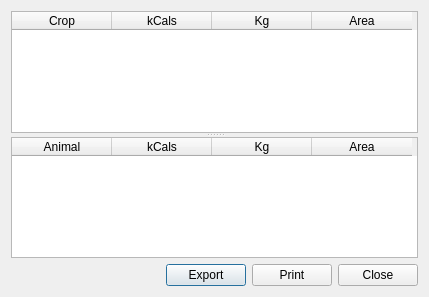
<ui version="4.0" >
 <class>ModelTargets</class>
 <widget class="QDialog" name="ModelTargets" >
  <property name="geometry" >
   <rect>
    <x>0</x>
    <y>0</y>
    <width>429</width>
    <height>297</height>
   </rect>
  </property>
  <property name="windowTitle" >
   <string>Model Targets</string>
  </property>
  <layout class="QGridLayout" >
   <item row="1" column="1" >
    <widget class="QPushButton" name="pbnExport" >
     <property name="text" >
      <string>Export</string>
     </property>
    </widget>
   </item>
   <item row="1" column="2" >
    <widget class="QPushButton" name="pbnPrint" >
     <property name="text" >
      <string>Print</string>
     </property>
    </widget>
   </item>
   <item row="1" column="3" >
    <widget class="QPushButton" name="pbnClose" >
     <property name="text" >
      <string>Close</string>
     </property>
    </widget>
   </item>
   <item row="1" column="0" >
    <spacer>
     <property name="orientation" >
      <enum>Qt::Horizontal</enum>
     </property>
     <property name="sizeHint" >
      <size>
       <width>40</width>
       <height>20</height>
      </size>
     </property>
    </spacer>
   </item>
   <item row="0" column="0" colspan="4" >
    <widget class="QSplitter" name="splitter" >
     <property name="orientation" >
      <enum>Qt::Vertical</enum>
     </property>
     <widget class="QTableWidget" name="tblCropTargets" >
      <property name="toolTip" >
       <string>&lt;html>&lt;head>&lt;meta name="qrichtext" content="1" />&lt;style type="text/css">
p, li { white-space: pre-wrap; }
&lt;/style>&lt;/head>&lt;body style=" font-family:'Sans Serif'; font-size:9pt; font-weight:400; font-style:normal; text-decoration:none;">
&lt;p style=" margin-top:0px; margin-bottom:0px; margin-left:0px; margin-right:0px; -qt-block-indent:0; text-indent:0px;">Select a crop here to see and/or edit it's properties below.&lt;/p>&lt;/body>&lt;/html></string>
      </property>
      <property name="whatsThis" >
       <string>&lt;html>&lt;head>&lt;meta name="qrichtext" content="1" />&lt;style type="text/css">
p, li { white-space: pre-wrap; }
&lt;/style>&lt;/head>&lt;body style=" font-family:'Sans Serif'; font-size:9pt; font-weight:400; font-style:normal; text-decoration:none;">
&lt;p style=" margin-top:0px; margin-bottom:0px; margin-left:0px; margin-right:0px; -qt-block-indent:0; text-indent:0px;">In order to enable Landuse Analyst to model any crop, several details must be entered to define specific varieties. Crop Manager asks for general information about the crop in this section. You might want to have more than one strain of the same variety, however, which is allowed.&lt;/p>
&lt;p style=" margin-top:12px; margin-bottom:12px; margin-left:0px; margin-right:0px; -qt-block-indent:0; text-indent:0px;">To define different strains of the same variety is quite easy. Let's say you want to have two kinds of wheat for example. The Name: field is Wheat for both, but in Notes: field, enter Hard Red for one, and Soft White for the other. Then adjust the other parameters as you wish. Even though the name is the same, the crop is saved uniquely.&lt;/p>&lt;/body>&lt;/html></string>
      </property>
      <property name="alternatingRowColors" >
       <bool>true</bool>
      </property>
      <property name="selectionMode" >
       <enum>QAbstractItemView::SingleSelection</enum>
      </property>
      <property name="selectionBehavior" >
       <enum>QAbstractItemView::SelectRows</enum>
      </property>
      <column>
       <property name="text" >
        <string>Crop</string>
       </property>
      </column>
      <column>
       <property name="text" >
        <string>kCals</string>
       </property>
      </column>
      <column>
       <property name="text" >
        <string>Kg</string>
       </property>
      </column>
      <column>
       <property name="text" >
        <string>Area</string>
       </property>
      </column>
     </widget>
     <widget class="QTableWidget" name="tblAnimalTargets" >
      <property name="toolTip" >
       <string>&lt;html>&lt;head>&lt;meta name="qrichtext" content="1" />&lt;style type="text/css">
p, li { white-space: pre-wrap; }
&lt;/style>&lt;/head>&lt;body style=" font-family:'Sans Serif'; font-size:9pt; font-weight:400; font-style:normal; text-decoration:none;">
&lt;p style=" margin-top:0px; margin-bottom:0px; margin-left:0px; margin-right:0px; -qt-block-indent:0; text-indent:0px;">Select a crop here to see and/or edit it's properties below.&lt;/p>&lt;/body>&lt;/html></string>
      </property>
      <property name="whatsThis" >
       <string>&lt;html>&lt;head>&lt;meta name="qrichtext" content="1" />&lt;style type="text/css">
p, li { white-space: pre-wrap; }
&lt;/style>&lt;/head>&lt;body style=" font-family:'Sans Serif'; font-size:9pt; font-weight:400; font-style:normal; text-decoration:none;">
&lt;p style=" margin-top:0px; margin-bottom:0px; margin-left:0px; margin-right:0px; -qt-block-indent:0; text-indent:0px;">In order to enable Landuse Analyst to model any crop, several details must be entered to define specific varieties. Crop Manager asks for general information about the crop in this section. You might want to have more than one strain of the same variety, however, which is allowed.&lt;/p>
&lt;p style=" margin-top:12px; margin-bottom:12px; margin-left:0px; margin-right:0px; -qt-block-indent:0; text-indent:0px;">To define different strains of the same variety is quite easy. Let's say you want to have two kinds of wheat for example. The Name: field is Wheat for both, but in Notes: field, enter Hard Red for one, and Soft White for the other. Then adjust the other parameters as you wish. Even though the name is the same, the crop is saved uniquely.&lt;/p>&lt;/body>&lt;/html></string>
      </property>
      <property name="alternatingRowColors" >
       <bool>true</bool>
      </property>
      <property name="selectionMode" >
       <enum>QAbstractItemView::SingleSelection</enum>
      </property>
      <property name="selectionBehavior" >
       <enum>QAbstractItemView::SelectRows</enum>
      </property>
      <column>
       <property name="text" >
        <string>Animal</string>
       </property>
      </column>
      <column>
       <property name="text" >
        <string>kCals</string>
       </property>
      </column>
      <column>
       <property name="text" >
        <string>Kg</string>
       </property>
      </column>
      <column>
       <property name="text" >
        <string>Area</string>
       </property>
      </column>
     </widget>
    </widget>
   </item>
  </layout>
 </widget>
 <resources/>
 <connections>
  <connection>
   <sender>pbnClose</sender>
   <signal>clicked()</signal>
   <receiver>ModelTargets</receiver>
   <slot>close()</slot>
   <hints>
    <hint type="sourcelabel" >
     <x>413</x>
     <y>287</y>
    </hint>
    <hint type="destinationlabel" >
     <x>422</x>
     <y>296</y>
    </hint>
   </hints>
  </connection>
  <connection>
   <sender>pbnClose</sender>
   <signal>clicked()</signal>
   <receiver>ModelTargets</receiver>
   <slot>close()</slot>
   <hints>
    <hint type="sourcelabel" >
     <x>358</x>
     <y>273</y>
    </hint>
    <hint type="destinationlabel" >
     <x>118</x>
     <y>261</y>
    </hint>
   </hints>
  </connection>
 </connections>
</ui>
